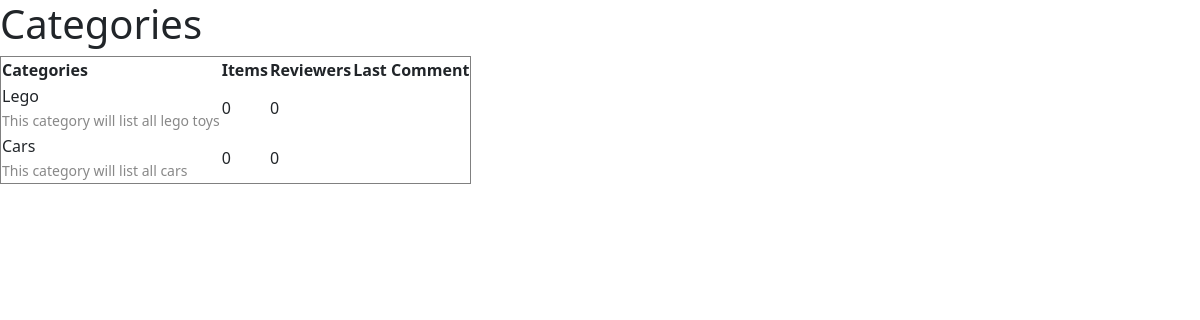
The app's page /, older data.
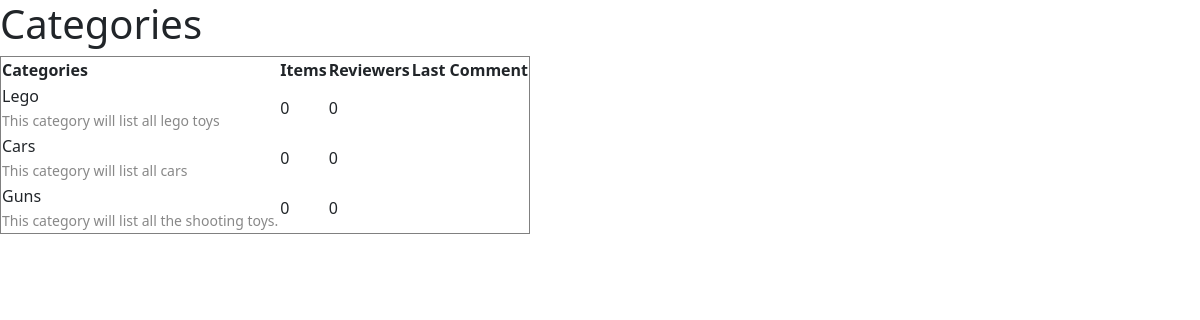
The same page, newer data.
### web/models.py (models this page shows)
class Category(models.Model):
  name= models.CharField(max_length=30, unique=True)
  description= models.CharField(max_length=300)
  def __str__(self):
        return f"{self.name}: {self.description}"

### web/views.py (the view)
# urls.py: 2. Add a URL to urlpatterns:  path('', views.home, name='home')
def home(request):
  categories = Category.objects.all()
  for cat in categories:
    print(cat)
  return render(request, 'home.html', {'categories': categories})

### templates/home.html (shortened to what this page needs)
{% load static %}
<!DOCTYPE html>
<html >
  <head>
    <link rel="stylesheet" href="{% static 'css/bootstrap-v-5.2/css/bootstrap.min.css' %}">
  </head>
  <body>
    <h1>Categories</h1>
    <table border="1">
      <thead>
        <tr>
          <th>Categories</th>
          <th>Items</th>
          <th>Reviewers</th>
          <th>Last Comment</th>
        </tr>
      </thead>
      <tbody>
        {% for cat in categories %}
          <tr>
            <td>
              {{ cat.name }}<br>
              <small style="color: #888">{{ cat.description }}</small>
            </td>
            <td>0</td>
            <td>0</td>
            <td></td>
          </tr>
        {% endfor %}
      </tbody>
    </table>
  </body>
</html>

Row changes from the older to the newer data that the page shows:
added Category: name "Guns", description "This category will list all the shooting toys."
